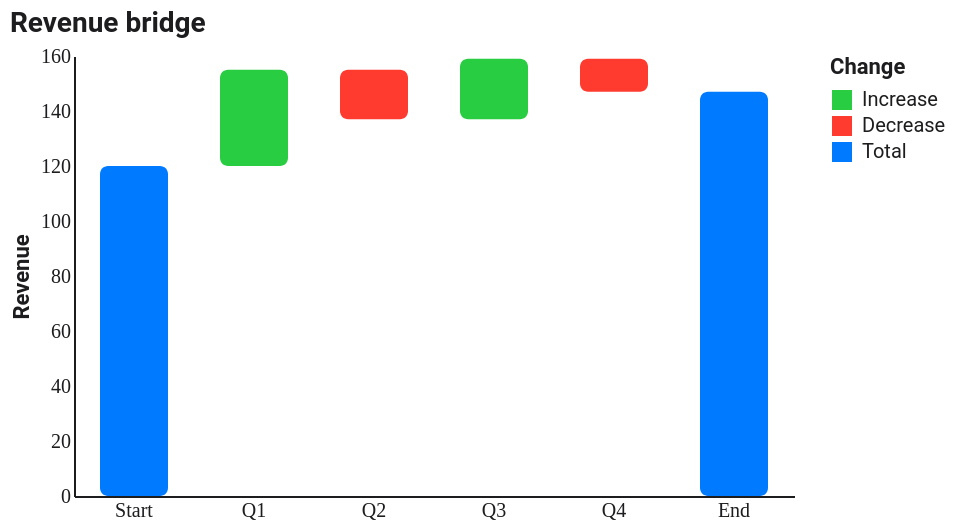

Here is the Vega-Lite specification saved for this chart:
### Vega-Lite specification from a JSON file in a GitHub repository (floating-point values rounded to 4 significant figures)
{"$schema": "https://vega.github.io/schema/vega-lite/v5.json", "config": {"background": "#FFFFFF", "font": "Roboto, Roboto Serif, Roboto Mono, system-ui, sans-serif", "view": {"stroke": null, "cornerRadius": 10}, "axis": {"domain": true, "domainColor": "#1D1D1F", "labelColor": "#1D1D1F", "titleColor": "#1D1D1F", "grid": false, "ticks": false, "labelFont": "Roboto Mono", "titleFont": "Roboto"}, "axisTop": {"domain": false, "domainColor": null, "labels": false, "ticks": false, "title": null}, "axisRight": {"domain": false, "domainColor": null, "labels": false, "ticks": false, "title": null}, "legend": {"titleFont": "Roboto", "labelFont": "Roboto", "labelColor": "#1D1D1F", "titleColor": "#1D1D1F"}, "title": {"font": "Roboto", "fontSize": 14, "color": "#1D1D1F", "subtitleFont": "Roboto", "subtitleColor": "#1D1D1F"}, "range": {"category": ["#FF3B30", "#FF9500", "#FFCC00", "#28CD41", "#79DBDC", "#007AFF", "#AF52DE", "#FF2D55"]}, "bar": {"cornerRadiusEnd": 4}, "line": {"strokeWidth": 2}, "point": {"filled": true, "size": 40}}, "width": 360, "height": 220, "title": {"text": "Revenue bridge", "anchor": "start"}, "data": {"values": [{"label": "Start", "lo": 0, "hi": 120, "kind": "total", "amount": 120}, {"label": "Q1", "lo": 120, "hi": 155, "kind": "inc", "amount": 35}, {"label": "Q2", "lo": 137, "hi": 155, "kind": "dec", "amount": -18}, {"label": "Q3", "lo": 137, "hi": 159, "kind": "inc", "amount": 22}, {"label": "Q4", "lo": 147, "hi": 159, "kind": "dec", "amount": -12}, {"label": "End", "lo": 0, "hi": 147, "kind": "total", "amount": 0}]}, "mark": {"type": "bar", "size": 34, "cornerRadius": 3}, "encoding": {"x": {"field": "label", "type": "nominal", "sort": null, "axis": {"title": null, "labelAngle": 0}}, "y": {"field": "lo", "type": "quantitative", "axis": {"title": "Revenue"}}, "y2": {"field": "hi"}, "color": {"field": "kind", "type": "nominal", "scale": {"domain": ["inc", "dec", "total"], "range": ["#28CD41", "#FF3B30", "#007AFF"]}, "legend": {"title": "Change", "labelExpr": "datum.label == 'inc' ? 'Increase' : datum.label == 'dec' ? 'Decrease' : 'Total'"}}}}
